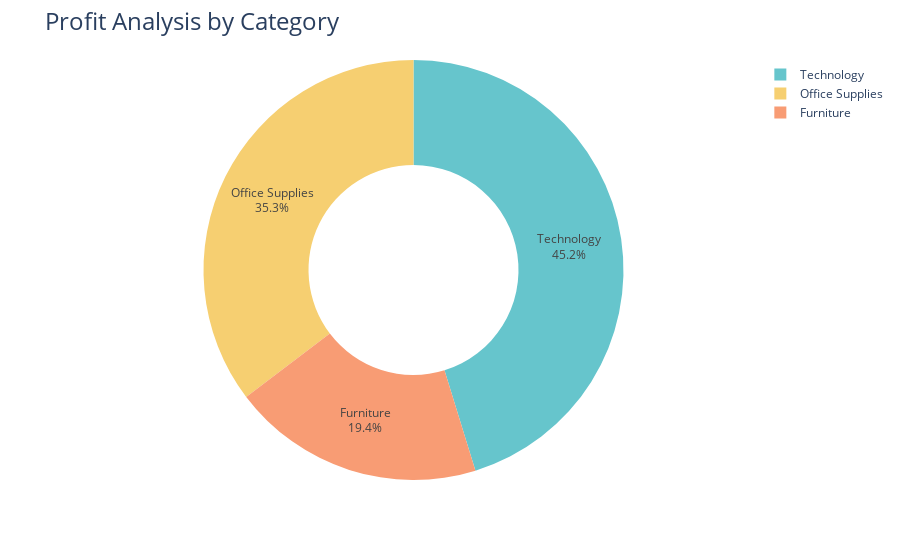

Notebook code for this chart:
### Markdown cell above
5. PROFIT BY CATEGORY

### Code cell
profit_by_category = df.groupby('Category')['Profit'].sum().reset_index()
fig = px.pie(
    profit_by_category,
    values='Profit',
    names='Category',
    hole=0.5,
    color_discrete_sequence=px.colors.qualitative.Pastel
)
fig.update_traces(textposition='inside', textinfo='percent+label')
fig.update_layout(
    title_text='Profit Analysis by Category',
    title_font=dict(size=24)
)

fig.show()

### Figure 1 — Plotly figure (JSON) as saved in the notebook; plotly's stock layout.template omitted (floating-point values rounded to 4 significant figures)
{"data": [{"domain": {"x": [0, 1], "y": [0, 1]}, "hole": 0.5, "hovertemplate": "Category=%{label}<br>Profit=%{value}<extra></extra>", "labels": ["Furniture", "Office Supplies", "Technology"], "legendgroup": "", "name": "", "showlegend": true, "textinfo": "percent+label", "textposition": "inside", "type": "pie", "values": [285200.0, 518500.0, 663800.0]}], "layout": {"legend": {"tracegroupgap": 0}, "margin": {"t": 60}, "piecolorway": ["rgb(102, 197, 204)", "rgb(246, 207, 113)", "rgb(248, 156, 116)", "rgb(220, 176, 242)", "rgb(135, 197, 95)", "rgb(158, 185, 243)", "rgb(254, 136, 177)", "rgb(201, 219, 116)", "rgb(139, 224, 164)", "rgb(180, 151, 231)", "rgb(179, 179, 179)"], "title": {"font": {"size": 24}, "text": "Profit Analysis by Category"}}}
